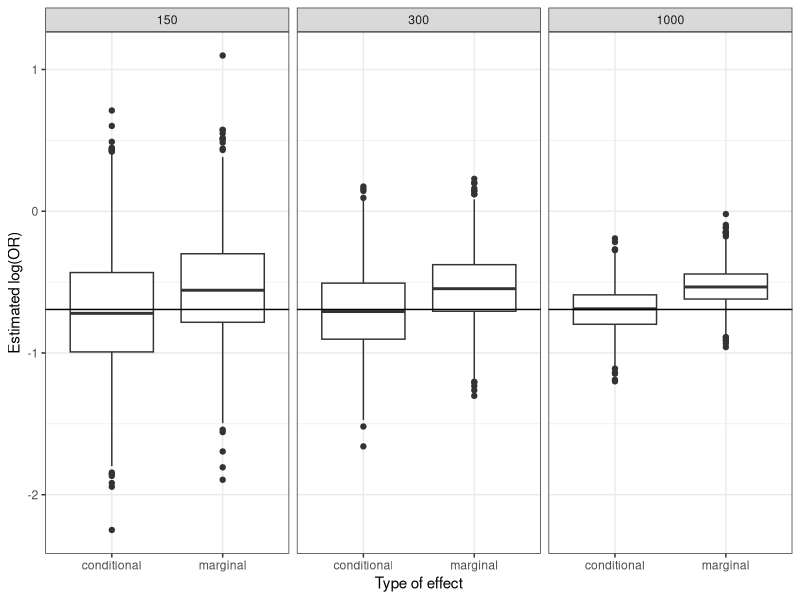
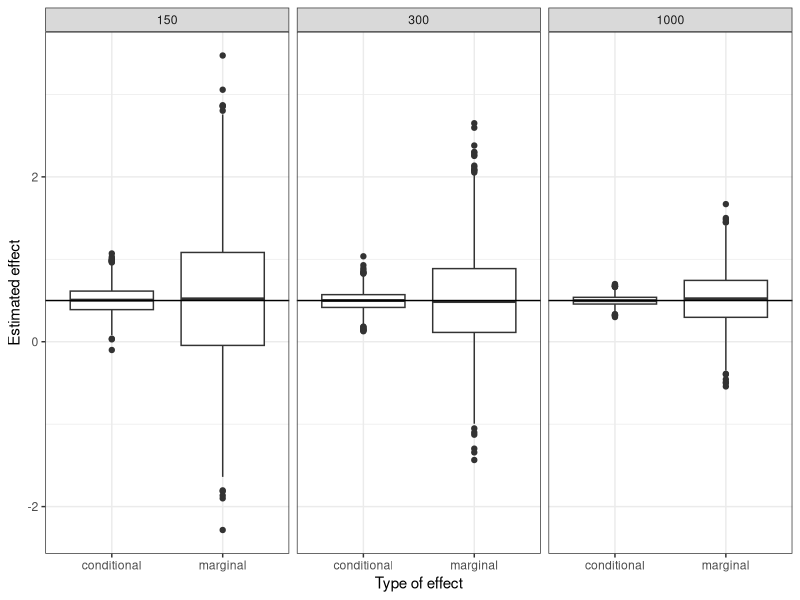

R code for these plots, in order:
####################################################################
############## Simulation to assess noncollapsibility in models ####
# This simulation study intends to show that in linear models the 
# marginal and conditional effect of an exposure are the same, whereas
# those differ in a logistic regression model even if the additional
# covariate is independent from the exposure
# https://rstudio-pubs-static.s3.amazonaws.com/53883_67479cdb70e34402a357df0ff70f785e.html
####################################################################

library(magrittr)
library(reshape2)
library(ggplot2)
library(tidyverse)

n_sim <- 1600
n_obs <- c(150,300,1000)

#------------------------- Functions -------------------------------
biasEstimate <- function(theta, theta.Estimate, n = n_sim){
  return( 1/n * sum(theta.Estimate-theta) )
}
biasSE <- function(theta, theta.Estimate, n = n_sim){
  return( sqrt(1/(n*(n-1)) * sum( (theta.Estimate-theta)^2 )) )
}

#------------------ Simulation functions ----------------------------
Simulate.logit <- function(n_obs, OR.e = 0.5, OR.p = 10) {
  ## Outcome predictor
  p <- rbinom(n = n_obs, size = 1, prob = 0.5)
  ## Randomly assign exposure
  e <- rbinom(n = n_obs, size = 1, prob = 0.5)
  
  ################### Logistic regression model #########################
  # Assume an OR of OR.e for exposure e and OR of OR.p for predictor p, i.e.
  # Y = log(OR.e) * e + log(OR.p) * p
  #######################################################################
  ## Bernoulli response variable Y
  Y <- sapply(1/(1+exp(-(log(OR.e)*e + log(OR.p)*p))), rbinom, n = 1, size = 1 )
  
  ## Logistic regression: Conditional effect of exposure
  logit_conditional_coef_e <-
    glm(Y ~ e + p, family = binomial(link = "logit")) %>%
    coef %>% magrittr::extract("e")
  ## Logistic regression: Marginal effect of exposure (valid estimate as the exposure is randomized)
  logit_marginal_coef_e <-
    glm(Y ~ e, family = binomial(link = "logit")) %>%
    coef %>% magrittr::extract("e")
  
  ##
  return(
    c(logit_marginal       = logit_marginal_coef_e,
    logit_conditional    = logit_conditional_coef_e)
  )
}

Simulate.lin <- function(n_obs, beta.e = 0.5, beta.p = 10) {
  ## Outcome predictor
  p <- rbinom(n = n_obs, size = 1, prob = 0.5)
  ## Randomly assign exposure
  e <- rbinom(n = n_obs, size = 1, prob = 0.5)
  
  ################### Linear regression model #########################
  # Assume an effect beta.e for exposure e and an effect of beta.p for predictor p, i.e.
  # Y = beta.e * e + beta.p * p
  #######################################################################
  ## response variable Y
  Y <- beta.e * e + beta.p * p + rnorm(n = n_obs, mean = 0, sd = 1)
  
  ## Linear regression: Conditional effect of exposure
  lin_conditional_coef_e <-
    glm(Y ~ e + p, family = gaussian(link = "identity")) %>%
    coef %>% magrittr::extract("e")
  ## Linear regression: Marginal effect of exposure (valid estimate as the exposure is randomized)
  lin_marginal_coef_e <-
    glm(Y ~ e, family = gaussian(link = "identity")) %>%
    coef %>% magrittr::extract("e")
  
  ##
  c(lin_marginal         = lin_marginal_coef_e,
    lin_conditional      = lin_conditional_coef_e)
}

#------------------- Simulation --------------------
# Logistic regression
start.logistic <- Sys.time()
set.seed(72789)# 20150117
resSim <- data.frame(n.obs = rep(n_obs, each = n_sim),
                     OR.true = rep(0.5, n_sim*length(n_obs)),
                     marginal = rep(NA, n_sim*length(n_obs)),
                     conditional = rep(NA, n_sim*length(n_obs)))

for (row in 1:nrow(resSim)){
  resSim[row, c("marginal", "conditional")] <- Simulate.logit(
    n_obs = resSim[row, "n.obs"], 
    OR.e = resSim[row, "OR.true"]
    )
}

#----------------- Calculate bias ----------------------------
resSim %>%
  mutate(logOR.true = log(OR.true)) %>%
  group_by(n.obs, logOR.true) %>%
  summarise(Mean_marginal = mean(marginal),
            Mean_conditional = mean(conditional),
            Bias.marginal = biasEstimate(theta = marginal, 
                                         theta.Estimate = unique(logOR.true),
                                         n = unique(n.obs)),
            BiasSE.marginal = biasSE(theta = marginal, 
                                     theta.Estimate = unique(logOR.true), 
                                     n = unique(n.obs)),
            Bias.conditional = biasEstimate(theta = conditional, 
                                            theta.Estimate = unique(logOR.true),
                                            n = unique(n.obs)),
            BiasSE.conditional = biasSE(theta = conditional, 
                                        theta.Estimate = unique(logOR.true), 
                                        n = unique(n.obs)),
            .groups = "drop") ->
results

stop.logistic <- Sys.time()

resSim %>% 
  pivot_longer(marginal:conditional, names_to = "variable", values_to = "value") %>%
  ggplot(., aes(x = variable, y = value)) +
  geom_boxplot() +
  geom_hline(yintercept = log(0.5)) +
  theme_bw() + 
  ylab("Estimated log(OR)") +
  xlab("Type of effect") +
  facet_wrap(~ n.obs)

# Linear regression
start.linear <- Sys.time()
set.seed(72789) # 20150117
resSim.lin <- data.frame(n.obs = rep(n_obs, each = n_sim),
                     beta.true = rep(0.5, n_sim*length(n_obs)),
                     marginal = rep(NA, n_sim*length(n_obs)),
                     conditional = rep(NA, n_sim*length(n_obs)))

for (row in 1:nrow(resSim.lin)){
  resSim.lin[row, c("marginal", "conditional")] <- Simulate.lin(
    n_obs = resSim.lin[row, "n.obs"], 
    beta.e = resSim.lin[row, "beta.true"]
  )
}

#----------------- Calculate bias ----------------------------
resSim.lin %>%
  group_by(n.obs, beta.true) %>%
  summarise(Mean_marginal = mean(marginal),
            Mean_conditional = mean(conditional),
            Bias.marginal = biasEstimate(theta = marginal, 
                                         theta.Estimate = unique(beta.true),
                                         n = unique(n.obs)),
            BiasSE.marginal = biasSE(theta = marginal, 
                                     theta.Estimate = unique(beta.true), 
                                     n = unique(n.obs)),
            Bias.conditional = biasEstimate(theta = conditional, 
                                            theta.Estimate = unique(beta.true),
                                            n = unique(n.obs)),
            BiasSE.conditional = biasSE(theta = conditional, 
                                        theta.Estimate = unique(beta.true), 
                                        n = unique(n.obs)),
            .groups = "drop") ->
results.lin

stop.linear <- Sys.time()

resSim.lin %>% 
  pivot_longer(marginal:conditional, names_to = "variable", values_to = "value") %>%
  ggplot(., aes(x = variable, y = value)) +
  geom_boxplot() +
  geom_hline(yintercept = 0.5) +
  theme_bw() + 
  ylab("Estimated effect") +
  xlab("Type of effect") +
  facet_wrap(~ n.obs)
